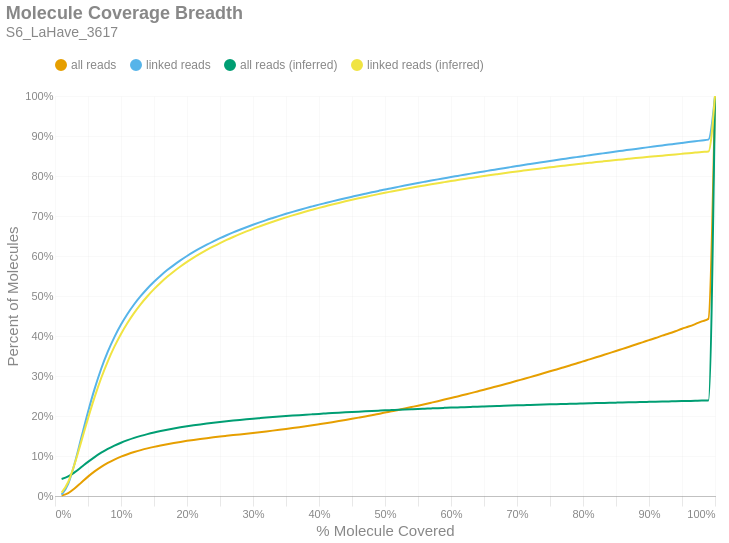

Notebook cell for this chart:
### Markdown cell above
### Molecule Read Coverage
This chart shows molecule coverage breadth as computed by the number of bases aligned to that molecule. In other words, "*how much of each unique long molecule is actually sequenced/aligned?*" Keep in mind there is a distinction between sequences and alignments, since some sequences belonging to a particular molecule may not align well and wouldn't appear in the alignment data. This chart also shows molecule coverage breadth as computed by the *inferred fragment* from which the aligned sequences originate. Unlike read coverage, this calculation takes into account the total insert size, including unsequenced gaps between the forward and reverse reads. Like the previous figures, these are cumulative percents.

### Code cell
if SKIPLR:
    print_html(f"Skipped")
else:
    binned_df = consolidated_hist(valids['coverage_bp'], mask, 0.01, True)
    binned_df_inf = consolidated_hist(valids['coverage_inserts'], mask, 0.01, True)
    binned_df = binned_df.with_columns(pl.lit(binned_df_inf['all reads (cumsum)']).alias('all reads (inferred)'))
    binned_df = binned_df.with_columns(pl.lit(binned_df_inf['linked reads (cumsum)']).alias('linked reads (inferred)'))
    binned_df = binned_df.with_columns(
        (pl.col('bin').cast(pl.Float64) + 0.01).alias('right_edge')
    )

    with SafeRender(binned_df):
        (
            density_plot(binned_df, 'Molecule Coverage Breadth', samplename, 'molcov', ['all reads (inferred)','linked reads (inferred)'])
            .encode(
                #x=alt.X('bin:Q', title="% Molecule Covered").axis(format = '%').scale(padding=0),
                x=alt.X('right_edge:Q', title="% Molecule Covered").axis(format='%').scale(padding=0),
                y=alt.Y('value:Q', title='Percent of Molecules')
                    .axis(format='%')
                    .stack(False)
                    .scale(domainMin=0, padding=0),
                color=alt.Color("key:N").scale(domain = ["all reads", "linked reads", "all reads (inferred)", "linked reads (inferred)"]),
                tooltip = [
                    alt.Tooltip("key:N", title = "Data Type"),
                    alt.Tooltip("range_label:N", title="% Molecule Covered"),
                    alt.Tooltip("value:Q", format = ".2%", title="% Molecules")
                ]
            )
        ).display()

### Figure 1 — Vega-Lite specification as saved in the notebook (floating-point values rounded to 4 significant figures)
{"width": "container", "height": 400, "config": {"title": {"anchor": "start", "dy": -15, "fontSize": 18, "color": "#888888", "subtitleColor": "#888888", "subtitleFontSize": 14}, "arc": {"fill": "#0072B2"}, "axis": {"domainColor": "#888888", "domainWidth": 0.5, "gridWidth": 0.2, "grid": false, "titleFontWeight": 400, "titleFontSize": 15, "labelFontSize": 11, "labelColor": "#888888", "tickColor": "#888888", "tickWidth": 0.2, "titleColor": "#888888"}, "axisBand": {"grid": false}, "axisX": {"grid": true, "tickSize": 10, "domainCap": "round"}, "axisY": {"domain": false, "grid": true, "tickSize": 0, "domainCap": "round"}, "background": "transparent", "header": {"labelFontSize": 15, "labelColor": "#888888", "titleFontSize": 15, "titleFontWeight": 600, "titleColor": "#888888"}, "legend": {"labelFont": "sans-serif", "labelFontSize": 12, "labelColor": "#888888", "symbolSize": 100, "symbolType": "circle", "titleFontSize": 12, "titlePadding": 10, "titleColor": "#888888", "title": null, "orient": "top"}, "range": {"category": ["#E69F00", "#56B4E9", "#009E73", "#F0E442", "#0072B2", "#D55E00", "#CC79A7", "#000000"], "diverging": ["#cfe8f3", "#a2d4ec", "#73bfe2", "#46abdb", "#1696d2", "#12719e"]}, "area": {"fill": "#0072B2", "fillOpacity": 0.7, "line": true, "strokeOpacity": 0.7}, "line": {"color": "#0072B2", "stroke": "#0072B2", "strokeWidth": 2}, "trail": {"color": "#0072B2", "stroke": "#0072B2", "strokeWidth": 0, "size": 1}, "point": {"filled": true, "fillOpacity": 1.0, "size": 95}, "text": {"color": "#888888", "fontSize": 11, "align": "right", "fontWeight": 400, "size": 11}, "bar": {"fill": "#0072B2", "stroke": null}, "view": {"stroke": null, "continuousWidth": 660, "continuousHeight": 400}}, "data": {"name": "data-c57c6c337716d3a4ea2086247ff8b246"}, "mark": {"type": "line", "interpolate": "monotone", "point": {"opacity": 0, "size": 275}}, "encoding": {"color": {"field": "key", "scale": {"domain": ["all reads", "linked reads", "all reads (inferred)", "linked reads (inferred)"]}, "type": "nominal"}, "tooltip": [{"field": "key", "title": "Data Type", "type": "nominal"}, {"field": "range_label", "title": "% Molecule Covered", "type": "nominal"}, {"field": "value", "format": ".2%", "title": "% Molecules", "type": "quantitative"}], "x": {"axis": {"format": "%"}, "field": "right_edge", "scale": {"padding": 0}, "title": "% Molecule Covered", "type": "quantitative"}, "y": {"axis": {"format": "%"}, "field": "value", "scale": {"domainMin": 0, "padding": 0}, "stack": false, "title": "Percent of Molecules", "type": "quantitative"}}, "params": [{"name": "param_c36ac31b6afebe62", "select": {"type": "point", "fields": ["key"]}, "bind": "legend"}], "title": {"text": "Molecule Coverage Breadth", "subtitle": "S6_LaHave_3617"}, "transform": [{"fold": ["all reads (cumsum)", "linked reads (cumsum)", "all reads (inferred)", "linked reads (inferred)"]}, {"calculate": "replace(datum.key, ' (cumsum)', '')", "as": "key"}, {"filter": {"param": "param_c36ac31b6afebe62"}}], "usermeta": {"embedOptions": {"downloadFileName": "S6_LaHave_3617.molcov"}}, "$schema": "https://vega.github.io/schema/vega-lite/v6.1.0.json", "datasets": {"data-c57c6c337716d3a4ea2086247ff8b246": [{"bin": "0.0", "interval": "0.0-0.01", "all reads": 0.0008755, "linked reads": 0.003222, "all reads (cumsum)": 0.0008755, "linked reads (cumsum)": 0.003222, "range_label": "0.0-0.01", "all reads (inferred)": 0.04253, "linked reads (inferred)": 0.00824, "right_edge": 0.01}, {"bin": "0.01", "interval": "0.01-0.02", "all reads": 0.006441, "linked reads": 0.02736, "all reads (cumsum)": 0.007317, "linked reads (cumsum)": 0.03058, "range_label": "0.01-0.02", "all reads (inferred)": 0.04887, "linked reads (inferred)": 0.03502, "right_edge": 0.02}, {"bin": "0.02", "interval": "0.02-0.03", "all reads": 0.01202, "linked reads": 0.0522, "all reads (cumsum)": 0.01934, "linked reads (cumsum)": 0.08278, "range_label": "0.02-0.03", "all reads (inferred)": 0.05956, "linked reads (inferred)": 0.08144, "right_edge": 0.03}, {"bin": "0.03", "interval": "0.03-0.04", "all reads": 0.01463, "linked reads": 0.06395, "all reads (cumsum)": 0.03398, "linked reads (cumsum)": 0.1467, "range_label": "0.03-0.04", "all reads (inferred)": 0.07232, "linked reads (inferred)": 0.1373, "right_edge": 0.04}, {"bin": "0.04", "interval": "0.04-0.05", "all reads": 0.01446, "linked reads": 0.0634, "all reads (cumsum)": 0.04844, "linked reads (cumsum)": 0.2101, "range_label": "0.04-0.05", "all reads (inferred)": 0.08522, "linked reads (inferred)": 0.1939, "right_edge": 0.05}, {"bin": "0.05", "interval": "0.05-0.06", "all reads": 0.01314, "linked reads": 0.0576, "all reads (cumsum)": 0.06157, "linked reads (cumsum)": 0.2677, "range_label": "0.05-0.06", "all reads (inferred)": 0.09732, "linked reads (inferred)": 0.2471, "right_edge": 0.06}, {"bin": "0.06", "interval": "0.06-0.07", "all reads": 0.01146, "linked reads": 0.0503, "all reads (cumsum)": 0.07304, "linked reads (cumsum)": 0.318, "range_label": "0.06-0.07", "all reads (inferred)": 0.1082, "linked reads (inferred)": 0.2949, "right_edge": 0.07}, {"bin": "0.07", "interval": "0.07-0.08", "all reads": 0.009741, "linked reads": 0.04274, "all reads (cumsum)": 0.08278, "linked reads (cumsum)": 0.3608, "range_label": "0.07-0.08", "all reads (inferred)": 0.1177, "linked reads (inferred)": 0.3368, "right_edge": 0.08}, {"bin": "0.08", "interval": "0.08-0.09", "all reads": 0.008338, "linked reads": 0.03651, "all reads (cumsum)": 0.09112, "linked reads (cumsum)": 0.3973, "range_label": "0.08-0.09", "all reads (inferred)": 0.126, "linked reads (inferred)": 0.3733, "right_edge": 0.09}, {"bin": "0.09", "interval": "0.09-0.1", "all reads": 0.007157, "linked reads": 0.03128, "all reads (cumsum)": 0.09827, "linked reads (cumsum)": 0.4286, "range_label": "0.09-0.1", "all reads (inferred)": 0.1332, "linked reads (inferred)": 0.4052, "right_edge": 0.1}, {"bin": "0.1", "interval": "0.1-0.11", "all reads": 0.0062, "linked reads": 0.02705, "all reads (cumsum)": 0.1045, "linked reads (cumsum)": 0.4556, "range_label": "0.1-0.11", "all reads (inferred)": 0.1396, "linked reads (inferred)": 0.4331, "right_edge": 0.11}, {"bin": "0.11", "interval": "0.11-0.12", "all reads": 0.005439, "linked reads": 0.02373, "all reads (cumsum)": 0.1099, "linked reads (cumsum)": 0.4793, "range_label": "0.11-0.12", "all reads (inferred)": 0.1452, "linked reads (inferred)": 0.4579, "right_edge": 0.12}, {"bin": "0.12", "interval": "0.12-0.13", "all reads": 0.004775, "linked reads": 0.02078, "all reads (cumsum)": 0.1147, "linked reads (cumsum)": 0.5001, "range_label": "0.12-0.13", "all reads (inferred)": 0.1502, "linked reads (inferred)": 0.4798, "right_edge": 0.13}, {"bin": "0.13", "interval": "0.13-0.14", "all reads": 0.004312, "linked reads": 0.01875, "all reads (cumsum)": 0.119, "linked reads (cumsum)": 0.5189, "range_label": "0.13-0.14", "all reads (inferred)": 0.1547, "linked reads (inferred)": 0.4994, "right_edge": 0.14}, {"bin": "0.14", "interval": "0.14-0.15", "all reads": 0.003853, "linked reads": 0.01672, "all reads (cumsum)": 0.1229, "linked reads (cumsum)": 0.5356, "range_label": "0.14-0.15", "all reads (inferred)": 0.1587, "linked reads (inferred)": 0.5172, "right_edge": 0.15}, {"bin": "0.15", "interval": "0.15-0.16", "all reads": 0.003514, "linked reads": 0.01522, "all reads (cumsum)": 0.1264, "linked reads (cumsum)": 0.5508, "range_label": "0.15-0.16", "all reads (inferred)": 0.1624, "linked reads (inferred)": 0.5332, "right_edge": 0.16}, {"bin": "0.16", "interval": "0.16-0.17", "all reads": 0.003229, "linked reads": 0.01395, "all reads (cumsum)": 0.1296, "linked reads (cumsum)": 0.5648, "range_label": "0.16-0.17", "all reads (inferred)": 0.1658, "linked reads (inferred)": 0.5479, "right_edge": 0.17}, {"bin": "0.17", "interval": "0.17-0.18", "all reads": 0.002915, "linked reads": 0.01252, "all reads (cumsum)": 0.1325, "linked reads (cumsum)": 0.5773, "range_label": "0.17-0.18", "all reads (inferred)": 0.1688, "linked reads (inferred)": 0.5614, "right_edge": 0.18}, {"bin": "0.18", "interval": "0.18-0.19", "all reads": 0.002752, "linked reads": 0.01175, "all reads (cumsum)": 0.1353, "linked reads (cumsum)": 0.589, "range_label": "0.18-0.19", "all reads (inferred)": 0.1717, "linked reads (inferred)": 0.5738, "right_edge": 0.19}, {"bin": "0.19", "interval": "0.19-0.2", "all reads": 0.002584, "linked reads": 0.01099, "all reads (cumsum)": 0.1378, "linked reads (cumsum)": 0.6, "range_label": "0.19-0.2", "all reads (inferred)": 0.1743, "linked reads (inferred)": 0.5854, "right_edge": 0.2}, {"bin": "0.2", "interval": "0.2-0.21", "all reads": 0.002382, "linked reads": 0.01004, "all reads (cumsum)": 0.1402, "linked reads (cumsum)": 0.6101, "range_label": "0.2-0.21", "all reads (inferred)": 0.1767, "linked reads (inferred)": 0.5959, "right_edge": 0.21}, {"bin": "0.21", "interval": "0.21-0.22", "all reads": 0.002257, "linked reads": 0.009442, "all reads (cumsum)": 0.1425, "linked reads (cumsum)": 0.6195, "range_label": "0.21-0.22", "all reads (inferred)": 0.179, "linked reads (inferred)": 0.6059, "right_edge": 0.22}, {"bin": "0.22", "interval": "0.22-0.23", "all reads": 0.002118, "linked reads": 0.008742, "all reads (cumsum)": 0.1446, "linked reads (cumsum)": 0.6283, "range_label": "0.22-0.23", "all reads (inferred)": 0.1811, "linked reads (inferred)": 0.6153, "right_edge": 0.23}, {"bin": "0.23", "interval": "0.23-0.24", "all reads": 0.00203, "linked reads": 0.008342, "all reads (cumsum)": 0.1466, "linked reads (cumsum)": 0.6366, "range_label": "0.23-0.24", "all reads (inferred)": 0.1831, "linked reads (inferred)": 0.624, "right_edge": 0.24}, {"bin": "0.24", "interval": "0.24-0.25", "all reads": 0.001949, "linked reads": 0.007917, "all reads (cumsum)": 0.1486, "linked reads (cumsum)": 0.6445, "range_label": "0.24-0.25", "all reads (inferred)": 0.185, "linked reads (inferred)": 0.6323, "right_edge": 0.25}, {"bin": "0.25", "interval": "0.25-0.26", "all reads": 0.001835, "linked reads": 0.007349, "all reads (cumsum)": 0.1504, "linked reads (cumsum)": 0.6519, "range_label": "0.25-0.26", "all reads (inferred)": 0.1868, "linked reads (inferred)": 0.6401, "right_edge": 0.26}, {"bin": "0.26", "interval": "0.26-0.27", "all reads": 0.001802, "linked reads": 0.007066, "all reads (cumsum)": 0.1522, "linked reads (cumsum)": 0.6589, "range_label": "0.26-0.27", "all reads (inferred)": 0.1885, "linked reads (inferred)": 0.6476, "right_edge": 0.27}, {"bin": "0.27", "interval": "0.27-0.28", "all reads": 0.001755, "linked reads": 0.00664, "all reads (cumsum)": 0.154, "linked reads (cumsum)": 0.6656, "range_label": "0.27-0.28", "all reads (inferred)": 0.1902, "linked reads (inferred)": 0.6547, "right_edge": 0.28}, {"bin": "0.28", "interval": "0.28-0.29", "all reads": 0.001801, "linked reads": 0.006425, "all reads (cumsum)": 0.1558, "linked reads (cumsum)": 0.672, "range_label": "0.28-0.29", "all reads (inferred)": 0.1917, "linked reads (inferred)": 0.6615, "right_edge": 0.29}, {"bin": "0.29", "interval": "0.29-0.3", "all reads": 0.001833, "linked reads": 0.006168, "all reads (cumsum)": 0.1576, "linked reads (cumsum)": 0.6782, "range_label": "0.29-0.3", "all reads (inferred)": 0.1932, "linked reads (inferred)": 0.668, "right_edge": 0.3}, {"bin": "0.3", "interval": "0.3-0.31", "all reads": 0.001891, "linked reads": 0.00589, "all reads (cumsum)": 0.1595, "linked reads (cumsum)": 0.6841, "range_label": "0.3-0.31", "all reads (inferred)": 0.1946, "linked reads (inferred)": 0.6741, "right_edge": 0.31}, {"bin": "0.31", "interval": "0.31-0.32", "all reads": 0.001953, "linked reads": 0.005714, "all reads (cumsum)": 0.1615, "linked reads (cumsum)": 0.6898, "range_label": "0.31-0.32", "all reads (inferred)": 0.196, "linked reads (inferred)": 0.68, "right_edge": 0.32}, {"bin": "0.32", "interval": "0.32-0.33", "all reads": 0.001997, "linked reads": 0.005361, "all reads (cumsum)": 0.1635, "linked reads (cumsum)": 0.6951, "range_label": "0.32-0.33", "all reads (inferred)": 0.1973, "linked reads (inferred)": 0.6858, "right_edge": 0.33}, {"bin": "0.33", "interval": "0.33-0.34", "all reads": 0.002051, "linked reads": 0.005238, "all reads (cumsum)": 0.1655, "linked reads (cumsum)": 0.7004, "range_label": "0.33-0.34", "all reads (inferred)": 0.1986, "linked reads (inferred)": 0.6912, "right_edge": 0.34}, {"bin": "0.34", "interval": "0.34-0.35", "all reads": 0.002115, "linked reads": 0.005094, "all reads (cumsum)": 0.1676, "linked reads (cumsum)": 0.7055, "range_label": "0.34-0.35", "all reads (inferred)": 0.1998, "linked reads (inferred)": 0.6965, "right_edge": 0.35}, {"bin": "0.35", "interval": "0.35-0.36", "all reads": 0.002199, "linked reads": 0.0049, "all reads (cumsum)": 0.1698, "linked reads (cumsum)": 0.7104, "range_label": "0.35-0.36", "all reads (inferred)": 0.201, "linked reads (inferred)": 0.7015, "right_edge": 0.36}, {"bin": "0.36", "interval": "0.36-0.37", "all reads": 0.002249, "linked reads": 0.004652, "all reads (cumsum)": 0.1721, "linked reads (cumsum)": 0.715, "range_label": "0.36-0.37", "all reads (inferred)": 0.2021, "linked reads (inferred)": 0.7065, "right_edge": 0.37}, {"bin": "0.37", "interval": "0.37-0.38", "all reads": 0.002345, "linked reads": 0.004619, "all reads (cumsum)": 0.1744, "linked reads (cumsum)": 0.7196, "range_label": "0.37-0.38", "all reads (inferred)": 0.2032, "linked reads (inferred)": 0.7112, "right_edge": 0.38}, {"bin": "0.38", "interval": "0.38-0.39", "all reads": 0.002414, "linked reads": 0.004387, "all reads (cumsum)": 0.1768, "linked reads (cumsum)": 0.724, "range_label": "0.38-0.39", "all reads (inferred)": 0.2042, "linked reads (inferred)": 0.7158, "right_edge": 0.39}, {"bin": "0.39", "interval": "0.39-0.4", "all reads": 0.002526, "linked reads": 0.004342, "all reads (cumsum)": 0.1794, "linked reads (cumsum)": 0.7284, "range_label": "0.39-0.4", "all reads (inferred)": 0.2053, "linked reads (inferred)": 0.7203, "right_edge": 0.4}, {"bin": "0.4", "interval": "0.4-0.41", "all reads": 0.002553, "linked reads": 0.004149, "all reads (cumsum)": 0.1819, "linked reads (cumsum)": 0.7325, "range_label": "0.4-0.41", "all reads (inferred)": 0.2063, "linked reads (inferred)": 0.7245, "right_edge": 0.41}, {"bin": "0.41", "interval": "0.41-0.42", "all reads": 0.002643, "linked reads": 0.004098, "all reads (cumsum)": 0.1845, "linked reads (cumsum)": 0.7366, "range_label": "0.41-0.42", "all reads (inferred)": 0.2072, "linked reads (inferred)": 0.7287, "right_edge": 0.42}, {"bin": "0.42", "interval": "0.42-0.43", "all reads": 0.002737, "linked reads": 0.004002, "all reads (cumsum)": 0.1873, "linked reads (cumsum)": 0.7406, "range_label": "0.42-0.43", "all reads (inferred)": 0.2082, "linked reads (inferred)": 0.7327, "right_edge": 0.43}, {"bin": "0.43", "interval": "0.43-0.44", "all reads": 0.002792, "linked reads": 0.00389, "all reads (cumsum)": 0.1901, "linked reads (cumsum)": 0.7445, "range_label": "0.43-0.44", "all reads (inferred)": 0.2091, "linked reads (inferred)": 0.7367, "right_edge": 0.44}, {"bin": "0.44", "interval": "0.44-0.45", "all reads": 0.002904, "linked reads": 0.003801, "all reads (cumsum)": 0.193, "linked reads (cumsum)": 0.7483, "range_label": "0.44-0.45", "all reads (inferred)": 0.21, "linked reads (inferred)": 0.7405, "right_edge": 0.45}, {"bin": "0.45", "interval": "0.45-0.46", "all reads": 0.002968, "linked reads": 0.003771, "all reads (cumsum)": 0.1959, "linked reads (cumsum)": 0.7521, "range_label": "0.45-0.46", "all reads (inferred)": 0.2108, "linked reads (inferred)": 0.7441, "right_edge": 0.46}, {"bin": "0.46", "interval": "0.46-0.47", "all reads": 0.003014, "linked reads": 0.003597, "all reads (cumsum)": 0.199, "linked reads (cumsum)": 0.7557, "range_label": "0.46-0.47", "all reads (inferred)": 0.2117, "linked reads (inferred)": 0.7477, "right_edge": 0.47}, {"bin": "0.47", "interval": "0.47-0.48", "all reads": 0.003139, "linked reads": 0.003539, "all reads (cumsum)": 0.2021, "linked reads (cumsum)": 0.7592, "range_label": "0.47-0.48", "all reads (inferred)": 0.2125, "linked reads (inferred)": 0.7512, "right_edge": 0.48}, {"bin": "0.48", "interval": "0.48-0.49", "all reads": 0.003073, "linked reads": 0.003417, "all reads (cumsum)": 0.2052, "linked reads (cumsum)": 0.7626, "range_label": "0.48-0.49", "all reads (inferred)": 0.2133, "linked reads (inferred)": 0.7547, "right_edge": 0.49}, {"bin": "0.49", "interval": "0.49-0.5", "all reads": 0.003485, "linked reads": 0.003575, "all reads (cumsum)": 0.2087, "linked reads (cumsum)": 0.7662, "range_label": "0.49-0.5", "all reads (inferred)": 0.2141, "linked reads (inferred)": 0.7581, "right_edge": 0.5}, {"bin": "0.5", "interval": "0.5-0.51", "all reads": 0.003088, "linked reads": 0.003203, "all reads (cumsum)": 0.2117, "linked reads (cumsum)": 0.7694, "range_label": "0.5-0.51", "all reads (inferred)": 0.2148, "linked reads (inferred)": 0.7613, "right_edge": 0.51}, {"bin": "0.51", "interval": "0.51-0.52", "all reads": 0.003499, "linked reads": 0.003374, "all reads (cumsum)": 0.2152, "linked reads (cumsum)": 0.7728, "range_label": "0.51-0.52", "all reads (inferred)": 0.2156, "linked reads (inferred)": 0.7644, "right_edge": 0.52}, {"bin": "0.52", "interval": "0.52-0.53", "all reads": 0.003451, "linked reads": 0.003288, "all reads (cumsum)": 0.2187, "linked reads (cumsum)": 0.7761, "range_label": "0.52-0.53", "all reads (inferred)": 0.2163, "linked reads (inferred)": 0.7675, "right_edge": 0.53}, {"bin": "0.53", "interval": "0.53-0.54", "all reads": 0.003569, "linked reads": 0.003245, "all reads (cumsum)": 0.2223, "linked reads (cumsum)": 0.7793, "range_label": "0.53-0.54", "all reads (inferred)": 0.217, "linked reads (inferred)": 0.7706, "right_edge": 0.54}, {"bin": "0.54", "interval": "0.54-0.55", "all reads": 0.003573, "linked reads": 0.003174, "all reads (cumsum)": 0.2258, "linked reads (cumsum)": 0.7825, "range_label": "0.54-0.55", "all reads (inferred)": 0.2177, "linked reads (inferred)": 0.7736, "right_edge": 0.55}, {"bin": "0.55", "interval": "0.55-0.56", "all reads": 0.003682, "linked reads": 0.003081, "all reads (cumsum)": 0.2295, "linked reads (cumsum)": 0.7856, "range_label": "0.55-0.56", "all reads (inferred)": 0.2184, "linked reads (inferred)": 0.7764, "right_edge": 0.56}, {"bin": "0.56", "interval": "0.56-0.57", "all reads": 0.003761, "linked reads": 0.003042, "all reads (cumsum)": 0.2333, "linked reads (cumsum)": 0.7886, "range_label": "0.56-0.57", "all reads (inferred)": 0.219, "linked reads (inferred)": 0.7792, "right_edge": 0.57}, {"bin": "0.57", "interval": "0.57-0.58", "all reads": 0.00381, "linked reads": 0.002959, "all reads (cumsum)": 0.2371, "linked reads (cumsum)": 0.7916, "range_label": "0.57-0.58", "all reads (inferred)": 0.2197, "linked reads (inferred)": 0.782, "right_edge": 0.58}, {"bin": "0.58", "interval": "0.58-0.59", "all reads": 0.003916, "linked reads": 0.002895, "all reads (cumsum)": 0.241, "linked reads (cumsum)": 0.7945, "range_label": "0.58-0.59", "all reads (inferred)": 0.2203, "linked reads (inferred)": 0.7847, "right_edge": 0.59}, {"bin": "0.59", "interval": "0.59-0.6", "all reads": 0.004039, "linked reads": 0.002933, "all reads (cumsum)": 0.245, "linked reads (cumsum)": 0.7974, "range_label": "0.59-0.6", "all reads (inferred)": 0.221, "linked reads (inferred)": 0.7874, "right_edge": 0.6}, {"bin": "0.6", "interval": "0.6-0.61", "all reads": 0.003907, "linked reads": 0.00286, "all reads (cumsum)": 0.249, "linked reads (cumsum)": 0.8003, "range_label": "0.6-0.61", "all reads (inferred)": 0.2216, "linked reads (inferred)": 0.79, "right_edge": 0.61}, {"bin": "0.61", "interval": "0.61-0.62", "all reads": 0.004133, "linked reads": 0.002868, "all reads (cumsum)": 0.2531, "linked reads (cumsum)": 0.8031, "range_label": "0.61-0.62", "all reads (inferred)": 0.2222, "linked reads (inferred)": 0.7925, "right_edge": 0.62}, {"bin": "0.62", "interval": "0.62-0.63", "all reads": 0.00413, "linked reads": 0.002849, "all reads (cumsum)": 0.2572, "linked reads (cumsum)": 0.806, "range_label": "0.62-0.63", "all reads (inferred)": 0.2227, "linked reads (inferred)": 0.795, "right_edge": 0.63}, {"bin": "0.63", "interval": "0.63-0.64", "all reads": 0.004217, "linked reads": 0.002765, "all reads (cumsum)": 0.2614, "linked reads (cumsum)": 0.8087, "range_label": "0.63-0.64", "all reads (inferred)": 0.2233, "linked reads (inferred)": 0.7975, "right_edge": 0.64}, {"bin": "0.64", "interval": "0.64-0.65", "all reads": 0.004198, "linked reads": 0.002663, "all reads (cumsum)": 0.2656, "linked reads (cumsum)": 0.8114, "range_label": "0.64-0.65", "all reads (inferred)": 0.2239, "linked reads (inferred)": 0.7999, "right_edge": 0.65}, {"bin": "0.65", "interval": "0.65-0.66", "all reads": 0.004502, "linked reads": 0.002836, "all reads (cumsum)": 0.2701, "linked reads (cumsum)": 0.8142, "range_label": "0.65-0.66", "all reads (inferred)": 0.2245, "linked reads (inferred)": 0.8022, "right_edge": 0.66}, {"bin": "0.66", "interval": "0.66-0.67", "all reads": 0.004295, "linked reads": 0.002652, "all reads (cumsum)": 0.2744, "linked reads (cumsum)": 0.8169, "range_label": "0.66-0.67", "all reads (inferred)": 0.225, "linked reads (inferred)": 0.8046, "right_edge": 0.67}, {"bin": "0.67", "interval": "0.67-0.68", "all reads": 0.004477, "linked reads": 0.00269, "all reads (cumsum)": 0.2789, "linked reads (cumsum)": 0.8196, "range_label": "0.67-0.68", "all reads (inferred)": 0.2256, "linked reads (inferred)": 0.8069, "right_edge": 0.68}, {"bin": "0.68", "interval": "0.68-0.69", "all reads": 0.00443, "linked reads": 0.002635, "all reads (cumsum)": 0.2833, "linked reads (cumsum)": 0.8222, "range_label": "0.68-0.69", "all reads (inferred)": 0.2261, "linked reads (inferred)": 0.8091, "right_edge": 0.69}, {"bin": "0.69", "interval": "0.69-0.7", "all reads": 0.004617, "linked reads": 0.002636, "all reads (cumsum)": 0.288, "linked reads (cumsum)": 0.8248, "range_label": "0.69-0.7", "all reads (inferred)": 0.2266, "linked reads (inferred)": 0.8113, "right_edge": 0.7}, {"bin": "0.7", "interval": "0.7-0.71", "all reads": 0.004579, "linked reads": 0.002643, "all reads (cumsum)": 0.2925, "linked reads (cumsum)": 0.8275, "range_label": "0.7-0.71", "all reads (inferred)": 0.2271, "linked reads (inferred)": 0.8135, "right_edge": 0.71}, {"bin": "0.71", "interval": "0.71-0.72", "all reads": 0.004613, "linked reads": 0.002508, "all reads (cumsum)": 0.2971, "linked reads (cumsum)": 0.83, "range_label": "0.71-0.72", "all reads (inferred)": 0.2276, "linked reads (inferred)": 0.8156, "right_edge": 0.72}, {"bin": "0.72", "interval": "0.72-0.73", "all reads": 0.004797, "linked reads": 0.002515, "all reads (cumsum)": 0.3019, "linked reads (cumsum)": 0.8325, "range_label": "0.72-0.73", "all reads (inferred)": 0.2281, "linked reads (inferred)": 0.8176, "right_edge": 0.73}, {"bin": "0.73", "interval": "0.73-0.74", "all reads": 0.004738, "linked reads": 0.002529, "all reads (cumsum)": 0.3067, "linked reads (cumsum)": 0.835, "range_label": "0.73-0.74", "all reads (inferred)": 0.2286, "linked reads (inferred)": 0.8197, "right_edge": 0.74}, {"bin": "0.74", "interval": "0.74-0.75", "all reads": 0.005047, "linked reads": 0.00251, "all reads (cumsum)": 0.3117, "linked reads (cumsum)": 0.8375, "range_label": "0.74-0.75", "all reads (inferred)": 0.2291, "linked reads (inferred)": 0.8217, "right_edge": 0.75}, {"bin": "0.75", "interval": "0.75-0.76", "all reads": 0.00473, "linked reads": 0.002357, "all reads (cumsum)": 0.3165, "linked reads (cumsum)": 0.8399, "range_label": "0.75-0.76", "all reads (inferred)": 0.2295, "linked reads (inferred)": 0.8236, "right_edge": 0.76}, {"bin": "0.76", "interval": "0.76-0.77", "all reads": 0.0049, "linked reads": 0.002454, "all reads (cumsum)": 0.3214, "linked reads (cumsum)": 0.8424, "range_label": "0.76-0.77", "all reads (inferred)": 0.23, "linked reads (inferred)": 0.8255, "right_edge": 0.77}, {"bin": "0.77", "interval": "0.77-0.78", "all reads": 0.004955, "linked reads": 0.002461, "all reads (cumsum)": 0.3263, "linked reads (cumsum)": 0.8448, "range_label": "0.77-0.78", "all reads (inferred)": 0.2304, "linked reads (inferred)": 0.8274, "right_edge": 0.78}, {"bin": "0.78", "interval": "0.78-0.79", "all reads": 0.005029, "linked reads": 0.002372, "all reads (cumsum)": 0.3313, "linked reads (cumsum)": 0.8472, "range_label": "0.78-0.79", "all reads (inferred)": 0.2309, "linked reads (inferred)": 0.8293, "right_edge": 0.79}, {"bin": "0.79", "interval": "0.79-0.8", "all reads": 0.005289, "linked reads": 0.002436, "all reads (cumsum)": 0.3366, "linked reads (cumsum)": 0.8496, "range_label": "0.79-0.8", "all reads (inferred)": 0.2313, "linked reads (inferred)": 0.8312, "right_edge": 0.8}, {"bin": "0.8", "interval": "0.8-0.81", "all reads": 0.004947, "linked reads": 0.0023, "all reads (cumsum)": 0.3416, "linked reads (cumsum)": 0.8519, "range_label": "0.8-0.81", "all reads (inferred)": 0.2318, "linked reads (inferred)": 0.8329, "right_edge": 0.81}, {"bin": "0.81", "interval": "0.81-0.82", "all reads": 0.005118, "linked reads": 0.002371, "all reads (cumsum)": 0.3467, "linked reads (cumsum)": 0.8543, "range_label": "0.81-0.82", "all reads (inferred)": 0.2322, "linked reads (inferred)": 0.8347, "right_edge": 0.82}, {"bin": "0.82", "interval": "0.82-0.83", "all reads": 0.005256, "linked reads": 0.002244, "all reads (cumsum)": 0.352, "linked reads (cumsum)": 0.8565, "range_label": "0.82-0.83", "all reads (inferred)": 0.2326, "linked reads (inferred)": 0.8365, "right_edge": 0.83}, {"bin": "0.83", "interval": "0.83-0.84", "all reads": 0.005254, "linked reads": 0.002319, "all reads (cumsum)": 0.3572, "linked reads (cumsum)": 0.8589, "range_label": "0.83-0.84", "all reads (inferred)": 0.233, "linked reads (inferred)": 0.8382, "right_edge": 0.84}, {"bin": "0.84", "interval": "0.84-0.85", "all reads": 0.005245, "linked reads": 0.002195, "all reads (cumsum)": 0.3624, "linked reads (cumsum)": 0.8611, "range_label": "0.84-0.85", "all reads (inferred)": 0.2334, "linked reads (inferred)": 0.8398, "right_edge": 0.85}, {"bin": "0.85", "interval": "0.85-0.86", "all reads": 0.005405, "linked reads": 0.002277, "all reads (cumsum)": 0.3679, "linked reads (cumsum)": 0.8633, "range_label": "0.85-0.86", "all reads (inferred)": 0.2338, "linked reads (inferred)": 0.8415, "right_edge": 0.86}, {"bin": "0.86", "interval": "0.86-0.87", "all reads": 0.005344, "linked reads": 0.002215, "all reads (cumsum)": 0.3732, "linked reads (cumsum)": 0.8656, "range_label": "0.86-0.87", "all reads (inferred)": 0.2342, "linked reads (inferred)": 0.8431, "right_edge": 0.87}, {"bin": "0.87", "interval": "0.87-0.88", "all reads": 0.005498, "linked reads": 0.002227, "all reads (cumsum)": 0.3787, "linked reads (cumsum)": 0.8678, "range_label": "0.87-0.88", "all reads (inferred)": 0.2346, "linked reads (inferred)": 0.8447, "right_edge": 0.88}, {"bin": "0.88", "interval": "0.88-0.89", "all reads": 0.005392, "linked reads": 0.002179, "all reads (cumsum)": 0.3841, "linked reads (cumsum)": 0.87, "range_label": "0.88-0.89", "all reads (inferred)": 0.235, "linked reads (inferred)": 0.8463, "right_edge": 0.89}, {"bin": "0.89", "interval": "0.89-0.9", "all reads": 0.005601, "linked reads": 0.002225, "all reads (cumsum)": 0.3897, "linked reads (cumsum)": 0.8722, "range_label": "0.89-0.9", "all reads (inferred)": 0.2354, "linked reads (inferred)": 0.8479, "right_edge": 0.9}, {"bin": "0.9", "interval": "0.9-0.91", "all reads": 0.00529, "linked reads": 0.002123, "all reads (cumsum)": 0.395, "linked reads (cumsum)": 0.8743, "range_label": "0.9-0.91", "all reads (inferred)": 0.2357, "linked reads (inferred)": 0.8494, "right_edge": 0.91}, {"bin": "0.91", "interval": "0.91-0.92", "all reads": 0.006, "linked reads": 0.002118, "all reads (cumsum)": 0.401, "linked reads (cumsum)": 0.8764, "range_label": "0.91-0.92", "all reads (inferred)": 0.2361, "linked reads (inferred)": 0.8509, "right_edge": 0.92}, {"bin": "0.92", "interval": "0.92-0.93", "all reads": 0.005248, "linked reads": 0.002094, "all reads (cumsum)": 0.4062, "linked reads (cumsum)": 0.8785, "range_label": "0.92-0.93", "all reads (inferred)": 0.2365, "linked reads (inferred)": 0.8524, "right_edge": 0.93}, {"bin": "0.93", "interval": "0.93-0.94", "all reads": 0.005761, "linked reads": 0.002164, "all reads (cumsum)": 0.412, "linked reads (cumsum)": 0.8807, "range_label": "0.93-0.94", "all reads (inferred)": 0.2369, "linked reads (inferred)": 0.854, "right_edge": 0.94}, {"bin": "0.94", "interval": "0.94-0.95", "all reads": 0.006252, "linked reads": 0.002103, "all reads (cumsum)": 0.4182, "linked reads (cumsum)": 0.8828, "range_label": "0.94-0.95", "all reads (inferred)": 0.2373, "linked reads (inferred)": 0.8555, "right_edge": 0.95}, {"bin": "0.95", "interval": "0.95-0.96", "all reads": 0.005349, "linked reads": 0.002078, "all reads (cumsum)": 0.4236, "linked reads (cumsum)": 0.8849, "range_label": "0.95-0.96", "all reads (inferred)": 0.2377, "linked reads (inferred)": 0.857, "right_edge": 0.96}, {"bin": "0.96", "interval": "0.96-0.97", "all reads": 0.006187, "linked reads": 0.002037, "all reads (cumsum)": 0.4298, "linked reads (cumsum)": 0.8869, "range_label": "0.96-0.97", "all reads (inferred)": 0.2381, "linked reads (inferred)": 0.8586, "right_edge": 0.97}, {"bin": "0.97", "interval": "0.97-0.98", "all reads": 0.00676, "linked reads": 0.001973, "all reads (cumsum)": 0.4365, "linked reads (cumsum)": 0.8889, "range_label": "0.97-0.98", "all reads (inferred)": 0.2385, "linked reads (inferred)": 0.8601, "right_edge": 0.98}, {"bin": "0.98", "interval": "0.98-0.99", "all reads": 0.006314, "linked reads": 0.002064, "all reads (cumsum)": 0.4428, "linked reads (cumsum)": 0.8909, "range_label": "0.98-0.99", "all reads (inferred)": 0.2389, "linked reads (inferred)": 0.8611, "right_edge": 0.99}, {"bin": "0.99", "interval": "0.99-1.0", "all reads": 0.5572, "linked reads": 0.1091, "all reads (cumsum)": 1.0, "linked reads (cumsum)": 1.0, "range_label": "0.99-1.0", "all reads (inferred)": 1.0, "linked reads (inferred)": 1.0, "right_edge": 1.0}]}}
